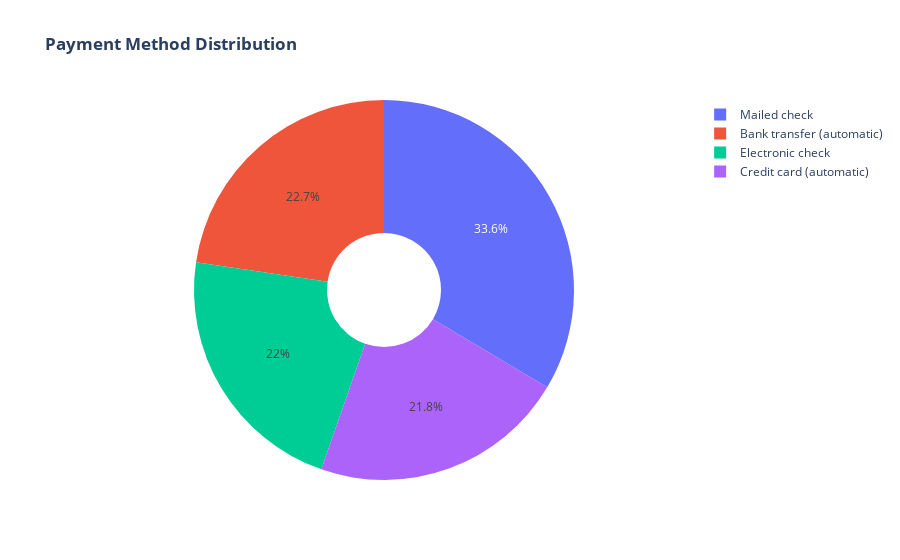

The notebook cell saved with this chart:
### Code cell
labels = data['Method_Payment'].unique()
values = data['Method_Payment'].value_counts()

fig = go.Figure(data=[go.Pie(labels=labels, values=values, hole=.3)])
fig.update_layout(title_text="<b>Payment Method Distribution</b>")
fig.show()

### Figure 1 — Plotly figure (JSON) as saved in the notebook; plotly's stock layout.template omitted (floating-point values rounded to 4 significant figures)
{"data": [{"hole": 0.3, "labels": ["Mailed check", "Bank transfer (automatic)", "Electronic check", "Credit card (automatic)"], "type": "pie", "values": [1887, 1275, 1236, 1226]}], "layout": {"title": {"text": "<b>Payment Method Distribution</b>"}}}
